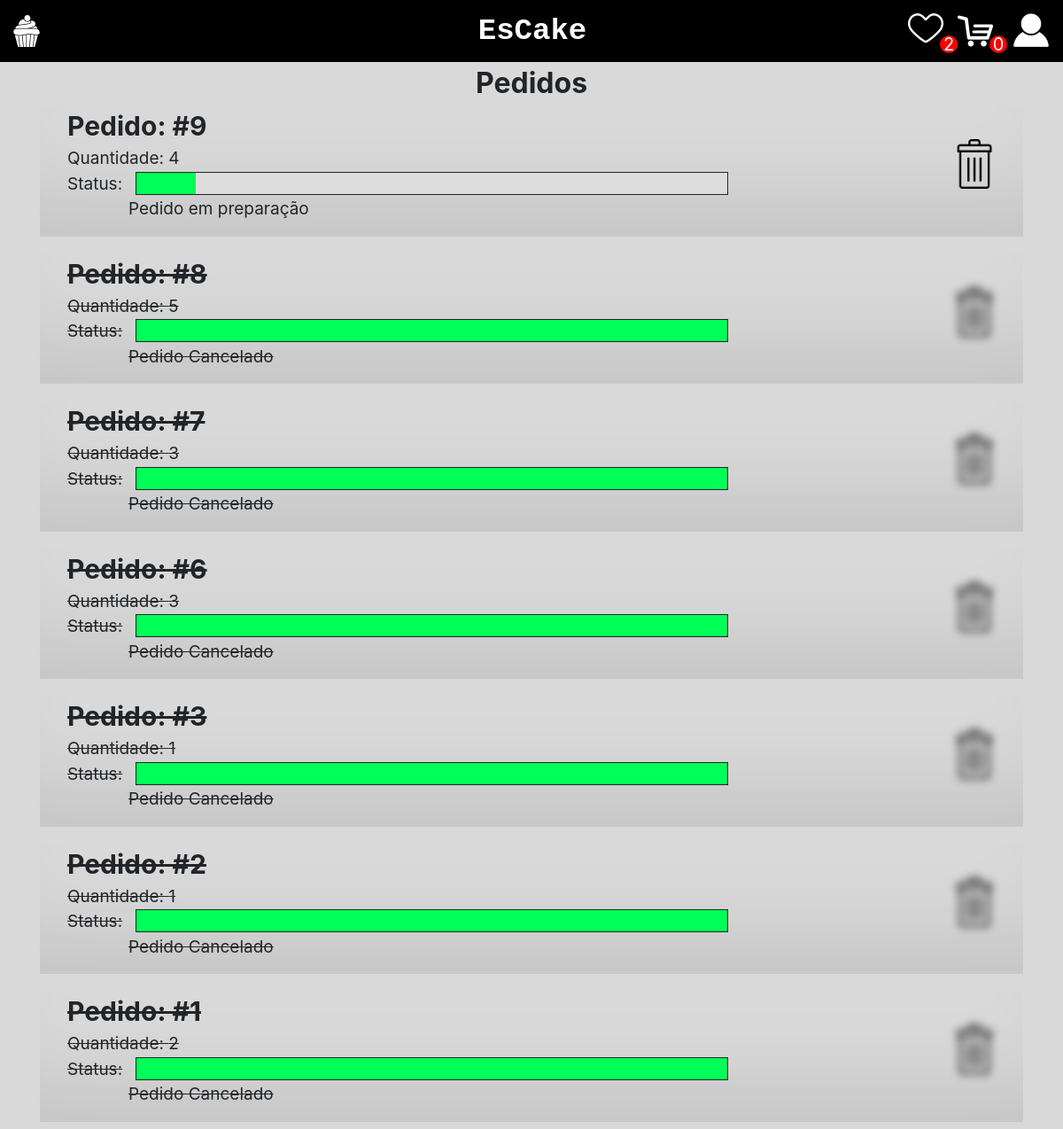
The page /carrinho/pedidos (signed in) on the database as committed earlier.
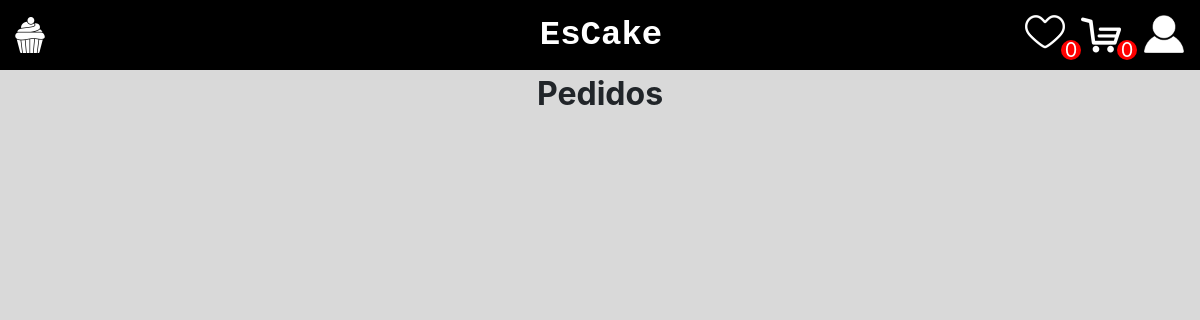
The same page on the database as committed later.
### carrinho/models.py (models this page shows)
class Pedidos(models.Model):
    PorcentagemPedido = models.IntegerField(default=0)
    Cancelado = models.BooleanField(default=False)
    CarrinhoCodigo = models.ForeignKey(Carrinho, on_delete=models.CASCADE)

### home/models.py (models this page shows)
class Carrinho(models.Model):
    CarrinhoCodigo = models.AutoField(primary_key=True)
    ClienteCodigo = models.ForeignKey(settings.AUTH_USER_MODEL, on_delete=models.CASCADE)
    Ativo = models.BooleanField(default=True)

### carrinho/views.py (the view)
# urls.py: path('pedidos', views.pedidos, name='pedidos'),
def pedidos(request):
    user = CustomUser.objects.filter(email=request.user.email).first()
    carrinhos_fechados = Carrinho.objects.filter(ClienteCodigo=user, Ativo=False)
    pedidos = Pedidos.objects.filter(CarrinhoCodigo__in=carrinhos_fechados).order_by('-id')
    return render(request, 'pedidos.html',{'pedidos':pedidos})

### context_processors.py (called while the page is built)
def qtd_favorite(request):
    qtd_favorite=0
    if request.user.is_authenticated:
        favoritos = Favorito.objects.filter(ClienteCodigo=request.user)
        qtd_favorite = len(favoritos)
    return {'qtd_favorite': qtd_favorite}

def qtd_cart(request):
    qtd_cart = 0
    if request.user.is_authenticated:
        carrinho = Carrinho.objects.filter(ClienteCodigo=request.user, Ativo=True).first()
        if carrinho:
            qtd_cart = carrinho.itens.count()
    return {'qtd_cart': qtd_cart}

### carrinho/templates/pedidos.html (shortened to what this page needs)
{% extends 'base.html' %}
{% load static %}
{% block 'head' %}
<link rel="stylesheet" href="{% static 'home/css/home.css' %}">
<link rel="stylesheet" href="{% static 'carrinho/css/pedidos.css' %}">
{% endblock %}
{% block 'body' %}
<div class="centered-text">
    Pedidos
</div>
<div class="container">
    {% for pedido in pedidos %}
        <div class="pedido-card {% if pedido.Cancelado == True %} tachar {% endif %} ">
            <a  href="{% url 'resumo_pedido' pedido.id %}">
            <div class="dados">
                <label class="pedido-id">Pedido: #{{pedido.id}}</label>
                <label>Quantidade: {{pedido.CarrinhoCodigo.itens.count}}</label>
                <div class="status">
                    <label>Status:</label>
                    <div id="myProgress">
                        <div id="myBar" style="width: {{pedido.PorcentagemPedido}}%;"></div>
                      </div>
                </div>
                {% if pedido.Cancelado == True %}
                    <label class="descricao-status">Pedido Cancelado</label>
                {% elif pedido.PorcentagemPedido <= 40 %}
                    <label class="descricao-status">Pedido em preparação</label>
                {% elif pedido.PorcentagemPedido > 40 and pedido.PorcentagemPedido <= 60  %}
                    <label class="descricao-status">Pedido pronto</label>
                {% elif pedido.PorcentagemPedido > 60 and pedido.PorcentagemPedido <= 90  %}
                    <label class="descricao-status">Pedido a caminho</label>
                {% elif pedido.PorcentagemPedido > 90 %}
                    <label class="descricao-status">Pedido entregue</label>
                {% endif %}
            </div>
            <div class="acao">
                <a {% if pedido.Cancelado == False and pedido.PorcentagemPedido <= 40 %} href="{% url 'cancelapedido' pedido.id %}" {% endif %}>
                    <img class="cancela-pedido {% if pedido.Cancelado == True or pedido.PorcentagemPedido > 40 %} imgBlur {% endif %}" src="{% static 'carrinho/img/deleted.png' %}">
                </a>
            </div>
        </a>
        </div>
    {% endfor %}
</div>
{% endblock %}

Rows that differ between the two databases and show on the page:
removed Pedidos: id "9", CarrinhoCodigo.itens.count "4", PorcentagemPedido 10 (drawn), Cancelado "Pedido em preparação"
removed Pedidos: id "8", CarrinhoCodigo.itens.count "5", PorcentagemPedido 100 (drawn), Cancelado "Pedido Cancelado"
removed Pedidos: id "7", CarrinhoCodigo.itens.count "3", PorcentagemPedido 100 (drawn), Cancelado "Pedido Cancelado"
removed Pedidos: id "6", CarrinhoCodigo.itens.count "3", PorcentagemPedido 100 (drawn), Cancelado "Pedido Cancelado"
removed Pedidos: id "3", CarrinhoCodigo.itens.count "1", PorcentagemPedido 100 (drawn), Cancelado "Pedido Cancelado"
removed Pedidos: id "2", CarrinhoCodigo.itens.count "1", PorcentagemPedido 100 (drawn), Cancelado "Pedido Cancelado"
removed Pedidos: id "1", CarrinhoCodigo.itens.count "2", PorcentagemPedido 100 (drawn), Cancelado "Pedido Cancelado"
Other text that changed with them:
{{ qtd_favorite }}: "2" → "0"
